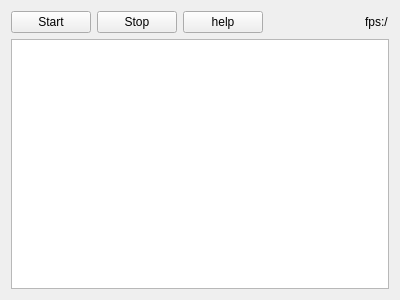
<?xml version="1.0" encoding="UTF-8"?>
<ui version="4.0">
 <class>ThreadDemo</class>
 <widget class="QWidget" name="ThreadDemo">
  <property name="geometry">
   <rect>
    <x>0</x>
    <y>0</y>
    <width>400</width>
    <height>300</height>
   </rect>
  </property>
  <property name="windowTitle">
   <string>Form</string>
  </property>
  <layout class="QVBoxLayout" name="verticalLayout">
   <item>
    <layout class="QHBoxLayout" name="horizontalLayout">
     <item>
      <widget class="QPushButton" name="startButton">
       <property name="text">
        <string>Start</string>
       </property>
      </widget>
     </item>
     <item>
      <widget class="QPushButton" name="stopButton">
       <property name="text">
        <string>Stop</string>
       </property>
      </widget>
     </item>
     <item>
      <widget class="QPushButton" name="helpButton">
       <property name="text">
        <string>help</string>
       </property>
      </widget>
     </item>
     <item>
      <spacer name="horizontalSpacer">
       <property name="orientation">
        <enum>Qt::Horizontal</enum>
       </property>
       <property name="sizeHint" stdset="0">
        <size>
         <width>40</width>
         <height>20</height>
        </size>
       </property>
      </spacer>
     </item>
     <item>
      <widget class="QLabel" name="label">
       <property name="text">
        <string>fps:/</string>
       </property>
      </widget>
     </item>
    </layout>
   </item>
   <item>
    <widget class="QListWidget" name="listWidget"/>
   </item>
  </layout>
 </widget>
 <resources/>
 <connections/>
</ui>
